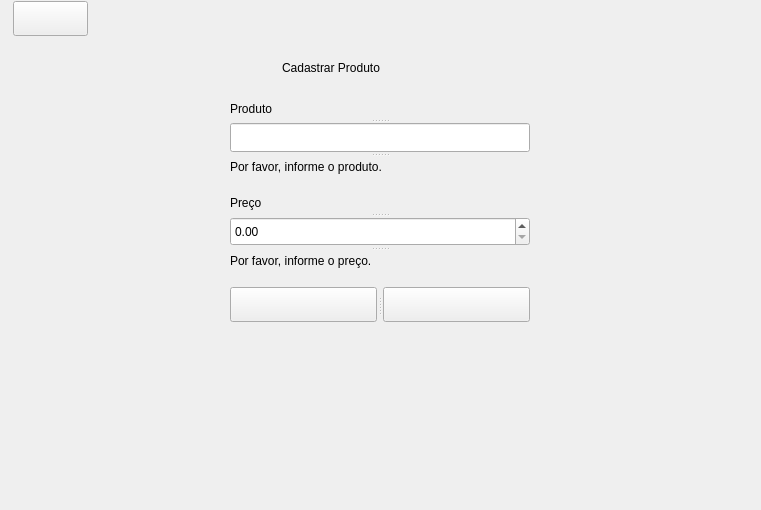
<?xml version="1.0" encoding="UTF-8"?>
<ui version="4.0">
 <class>WEstoqueNovo</class>
 <widget class="QWidget" name="WEstoqueNovo">
  <property name="geometry">
   <rect>
    <x>0</x>
    <y>0</y>
    <width>761</width>
    <height>510</height>
   </rect>
  </property>
  <property name="sizePolicy">
   <sizepolicy hsizetype="Fixed" vsizetype="Fixed">
    <horstretch>0</horstretch>
    <verstretch>0</verstretch>
   </sizepolicy>
  </property>
  <property name="minimumSize">
   <size>
    <width>761</width>
    <height>0</height>
   </size>
  </property>
  <property name="maximumSize">
   <size>
    <width>761</width>
    <height>16777215</height>
   </size>
  </property>
  <property name="windowTitle">
   <string>Form</string>
  </property>
  <layout class="QVBoxLayout" name="verticalLayout">
   <property name="spacing">
    <number>17</number>
   </property>
   <property name="leftMargin">
    <number>13</number>
   </property>
   <property name="topMargin">
    <number>1</number>
   </property>
   <property name="rightMargin">
    <number>13</number>
   </property>
   <property name="bottomMargin">
    <number>188</number>
   </property>
   <item alignment="Qt::AlignLeft">
    <widget class="QSplitter" name="splitter">
     <property name="sizePolicy">
      <sizepolicy hsizetype="Fixed" vsizetype="Fixed">
       <horstretch>0</horstretch>
       <verstretch>0</verstretch>
      </sizepolicy>
     </property>
     <property name="minimumSize">
      <size>
       <width>75</width>
       <height>35</height>
      </size>
     </property>
     <property name="orientation">
      <enum>Qt::Horizontal</enum>
     </property>
     <property name="handleWidth">
      <number>0</number>
     </property>
     <widget class="QPushButton" name="pbVoltar">
      <property name="sizePolicy">
       <sizepolicy hsizetype="Fixed" vsizetype="Fixed">
        <horstretch>0</horstretch>
        <verstretch>0</verstretch>
       </sizepolicy>
      </property>
      <property name="minimumSize">
       <size>
        <width>75</width>
        <height>35</height>
       </size>
      </property>
      <property name="maximumSize">
       <size>
        <width>75</width>
        <height>35</height>
       </size>
      </property>
      <property name="cursor">
       <cursorShape>PointingHandCursor</cursorShape>
      </property>
      <property name="text">
       <string/>
      </property>
      <property name="shortcut">
       <string>Ctrl+B</string>
      </property>
     </widget>
    </widget>
   </item>
   <item alignment="Qt::AlignHCenter">
    <widget class="QSplitter" name="splitter_2">
     <property name="sizePolicy">
      <sizepolicy hsizetype="Fixed" vsizetype="Fixed">
       <horstretch>0</horstretch>
       <verstretch>0</verstretch>
      </sizepolicy>
     </property>
     <property name="minimumSize">
      <size>
       <width>197</width>
       <height>29</height>
      </size>
     </property>
     <property name="orientation">
      <enum>Qt::Horizontal</enum>
     </property>
     <property name="handleWidth">
      <number>0</number>
     </property>
     <widget class="QLabel" name="outTitulo">
      <property name="sizePolicy">
       <sizepolicy hsizetype="Fixed" vsizetype="Fixed">
        <horstretch>0</horstretch>
        <verstretch>0</verstretch>
       </sizepolicy>
      </property>
      <property name="minimumSize">
       <size>
        <width>197</width>
        <height>29</height>
       </size>
      </property>
      <property name="maximumSize">
       <size>
        <width>197</width>
        <height>29</height>
       </size>
      </property>
      <property name="text">
       <string>Cadastrar Produto</string>
      </property>
     </widget>
    </widget>
   </item>
   <item alignment="Qt::AlignHCenter">
    <widget class="QSplitter" name="splitter_3">
     <property name="sizePolicy">
      <sizepolicy hsizetype="Fixed" vsizetype="Fixed">
       <horstretch>0</horstretch>
       <verstretch>0</verstretch>
      </sizepolicy>
     </property>
     <property name="minimumSize">
      <size>
       <width>300</width>
       <height>77</height>
      </size>
     </property>
     <property name="maximumSize">
      <size>
       <width>300</width>
       <height>77</height>
      </size>
     </property>
     <property name="orientation">
      <enum>Qt::Vertical</enum>
     </property>
     <property name="handleWidth">
      <number>5</number>
     </property>
     <widget class="QLabel" name="label">
      <property name="sizePolicy">
       <sizepolicy hsizetype="Preferred" vsizetype="Fixed">
        <horstretch>0</horstretch>
        <verstretch>0</verstretch>
       </sizepolicy>
      </property>
      <property name="minimumSize">
       <size>
        <width>0</width>
        <height>19</height>
       </size>
      </property>
      <property name="maximumSize">
       <size>
        <width>16777215</width>
        <height>19</height>
       </size>
      </property>
      <property name="text">
       <string>Produto</string>
      </property>
     </widget>
     <widget class="QLineEdit" name="inProduto">
      <property name="sizePolicy">
       <sizepolicy hsizetype="Fixed" vsizetype="Fixed">
        <horstretch>0</horstretch>
        <verstretch>0</verstretch>
       </sizepolicy>
      </property>
      <property name="minimumSize">
       <size>
        <width>300</width>
        <height>29</height>
       </size>
      </property>
      <property name="maximumSize">
       <size>
        <width>300</width>
        <height>29</height>
       </size>
      </property>
      <property name="maxLength">
       <number>30</number>
      </property>
     </widget>
     <widget class="QLabel" name="errProduto">
      <property name="sizePolicy">
       <sizepolicy hsizetype="Preferred" vsizetype="Fixed">
        <horstretch>0</horstretch>
        <verstretch>0</verstretch>
       </sizepolicy>
      </property>
      <property name="minimumSize">
       <size>
        <width>0</width>
        <height>19</height>
       </size>
      </property>
      <property name="maximumSize">
       <size>
        <width>16777215</width>
        <height>19</height>
       </size>
      </property>
      <property name="text">
       <string>Por favor, informe o produto.</string>
      </property>
      <property name="err" stdset="0">
       <bool>true</bool>
      </property>
     </widget>
    </widget>
   </item>
   <item alignment="Qt::AlignHCenter">
    <widget class="QSplitter" name="splitter_4">
     <property name="sizePolicy">
      <sizepolicy hsizetype="Fixed" vsizetype="Fixed">
       <horstretch>0</horstretch>
       <verstretch>0</verstretch>
      </sizepolicy>
     </property>
     <property name="minimumSize">
      <size>
       <width>300</width>
       <height>77</height>
      </size>
     </property>
     <property name="maximumSize">
      <size>
       <width>300</width>
       <height>77</height>
      </size>
     </property>
     <property name="orientation">
      <enum>Qt::Vertical</enum>
     </property>
     <property name="handleWidth">
      <number>5</number>
     </property>
     <widget class="QLabel" name="label_2">
      <property name="sizePolicy">
       <sizepolicy hsizetype="Preferred" vsizetype="Fixed">
        <horstretch>0</horstretch>
        <verstretch>0</verstretch>
       </sizepolicy>
      </property>
      <property name="minimumSize">
       <size>
        <width>0</width>
        <height>19</height>
       </size>
      </property>
      <property name="maximumSize">
       <size>
        <width>16777215</width>
        <height>19</height>
       </size>
      </property>
      <property name="text">
       <string>Preço</string>
      </property>
     </widget>
     <widget class="QDoubleSpinBox" name="inPreco">
      <property name="sizePolicy">
       <sizepolicy hsizetype="Fixed" vsizetype="Fixed">
        <horstretch>0</horstretch>
        <verstretch>0</verstretch>
       </sizepolicy>
      </property>
      <property name="minimumSize">
       <size>
        <width>300</width>
        <height>29</height>
       </size>
      </property>
      <property name="maximumSize">
       <size>
        <width>300</width>
        <height>29</height>
       </size>
      </property>
     </widget>
     <widget class="QLabel" name="errPreco">
      <property name="sizePolicy">
       <sizepolicy hsizetype="Preferred" vsizetype="Fixed">
        <horstretch>0</horstretch>
        <verstretch>0</verstretch>
       </sizepolicy>
      </property>
      <property name="minimumSize">
       <size>
        <width>0</width>
        <height>19</height>
       </size>
      </property>
      <property name="maximumSize">
       <size>
        <width>16777215</width>
        <height>19</height>
       </size>
      </property>
      <property name="text">
       <string>Por favor, informe o preço.</string>
      </property>
      <property name="err" stdset="0">
       <bool>true</bool>
      </property>
     </widget>
    </widget>
   </item>
   <item alignment="Qt::AlignHCenter">
    <widget class="QSplitter" name="splitter_5">
     <property name="minimumSize">
      <size>
       <width>300</width>
       <height>35</height>
      </size>
     </property>
     <property name="maximumSize">
      <size>
       <width>300</width>
       <height>35</height>
      </size>
     </property>
     <property name="orientation">
      <enum>Qt::Horizontal</enum>
     </property>
     <property name="handleWidth">
      <number>6</number>
     </property>
     <widget class="QPushButton" name="pbConfirmar">
      <property name="sizePolicy">
       <sizepolicy hsizetype="Fixed" vsizetype="Fixed">
        <horstretch>0</horstretch>
        <verstretch>0</verstretch>
       </sizepolicy>
      </property>
      <property name="minimumSize">
       <size>
        <width>147</width>
        <height>35</height>
       </size>
      </property>
      <property name="maximumSize">
       <size>
        <width>147</width>
        <height>35</height>
       </size>
      </property>
      <property name="cursor">
       <cursorShape>PointingHandCursor</cursorShape>
      </property>
      <property name="text">
       <string/>
      </property>
      <property name="shortcut">
       <string>Ctrl+O</string>
      </property>
     </widget>
     <widget class="QPushButton" name="pbCancelar">
      <property name="sizePolicy">
       <sizepolicy hsizetype="Fixed" vsizetype="Fixed">
        <horstretch>0</horstretch>
        <verstretch>0</verstretch>
       </sizepolicy>
      </property>
      <property name="minimumSize">
       <size>
        <width>147</width>
        <height>35</height>
       </size>
      </property>
      <property name="maximumSize">
       <size>
        <width>147</width>
        <height>35</height>
       </size>
      </property>
      <property name="cursor">
       <cursorShape>PointingHandCursor</cursorShape>
      </property>
      <property name="text">
       <string/>
      </property>
      <property name="shortcut">
       <string>Ctrl+A</string>
      </property>
     </widget>
    </widget>
   </item>
  </layout>
 </widget>
 <tabstops>
  <tabstop>inProduto</tabstop>
  <tabstop>inPreco</tabstop>
  <tabstop>pbConfirmar</tabstop>
  <tabstop>pbCancelar</tabstop>
  <tabstop>pbVoltar</tabstop>
 </tabstops>
 <resources/>
 <connections>
  <connection>
   <sender>pbVoltar</sender>
   <signal>clicked()</signal>
   <receiver>WEstoqueNovo</receiver>
   <slot>voltar()</slot>
   <hints>
    <hint type="sourcelabel">
     <x>47</x>
     <y>11</y>
    </hint>
    <hint type="destinationlabel">
     <x>199</x>
     <y>149</y>
    </hint>
   </hints>
  </connection>
  <connection>
   <sender>inProduto</sender>
   <signal>editingFinished()</signal>
   <receiver>WEstoqueNovo</receiver>
   <slot>checarNome()</slot>
   <hints>
    <hint type="sourcelabel">
     <x>106</x>
     <y>99</y>
    </hint>
    <hint type="destinationlabel">
     <x>199</x>
     <y>149</y>
    </hint>
   </hints>
  </connection>
  <connection>
   <sender>inPreco</sender>
   <signal>editingFinished()</signal>
   <receiver>WEstoqueNovo</receiver>
   <slot>checarPreco()</slot>
   <hints>
    <hint type="sourcelabel">
     <x>374</x>
     <y>273</y>
    </hint>
    <hint type="destinationlabel">
     <x>375</x>
     <y>254</y>
    </hint>
   </hints>
  </connection>
 </connections>
 <slots>
  <slot>voltar()</slot>
  <slot>checarNome()</slot>
  <slot>checarPreco()</slot>
 </slots>
</ui>
